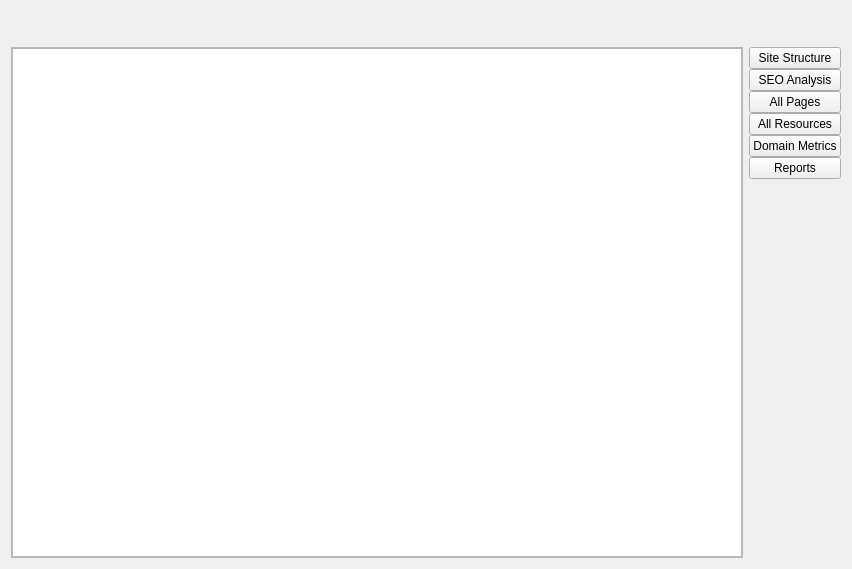
<?xml version="1.0" encoding="UTF-8"?>
<ui version="4.0">
 <class>NavigationPanel</class>
 <widget class="QWidget" name="NavigationPanel">
  <property name="geometry">
   <rect>
    <x>0</x>
    <y>0</y>
    <width>852</width>
    <height>569</height>
   </rect>
  </property>
  <property name="windowTitle">
   <string>Form</string>
  </property>
  <layout class="QGridLayout" name="gridLayout">
   <item row="1" column="0">
    <widget class="QStackedWidget" name="mainGuiStackedWidget">
     <property name="frameShape">
      <enum>QFrame::StyledPanel</enum>
     </property>
     <property name="frameShadow">
      <enum>QFrame::Raised</enum>
     </property>
     <property name="lineWidth">
      <number>0</number>
     </property>
     <property name="currentIndex">
      <number>0</number>
     </property>
     <widget class="QWidget" name="crawlingPage">
      <layout class="QGridLayout" name="gridLayout_6">
       <property name="leftMargin">
        <number>0</number>
       </property>
       <property name="topMargin">
        <number>0</number>
       </property>
       <property name="rightMargin">
        <number>0</number>
       </property>
       <property name="bottomMargin">
        <number>0</number>
       </property>
       <property name="spacing">
        <number>0</number>
       </property>
       <item row="0" column="0">
        <widget class="QuickieWebBot::GridView" name="crawlingGridView">
         <property name="frameShape">
          <enum>QFrame::StyledPanel</enum>
         </property>
         <property name="sizeAdjustPolicy">
          <enum>QAbstractScrollArea::AdjustIgnored</enum>
         </property>
         <property name="gridStyle">
          <enum>Qt::SolidLine</enum>
         </property>
         <attribute name="horizontalHeaderHighlightSections">
          <bool>false</bool>
         </attribute>
         <attribute name="verticalHeaderVisible">
          <bool>false</bool>
         </attribute>
         <attribute name="verticalHeaderHighlightSections">
          <bool>true</bool>
         </attribute>
        </widget>
       </item>
      </layout>
     </widget>
     <widget class="QuickieWebBot::ErrorsFilterWidget" name="errorsFilterPage">
      <layout class="QHBoxLayout" name="horizontalLayout"/>
     </widget>
     <widget class="QWidget" name="allResourcesWidget">
      <layout class="QVBoxLayout" name="verticalLayout_4"/>
     </widget>
     <widget class="QWidget" name="domainMetricsWidget"/>
     <widget class="QWidget" name="reportsWidget"/>
    </widget>
   </item>
   <item row="1" column="1">
    <widget class="QWidget" name="navigationControlWidget" native="true">
     <layout class="QVBoxLayout" name="verticalLayout">
      <property name="spacing">
       <number>0</number>
      </property>
      <property name="leftMargin">
       <number>0</number>
      </property>
      <property name="topMargin">
       <number>0</number>
      </property>
      <property name="rightMargin">
       <number>0</number>
      </property>
      <property name="bottomMargin">
       <number>0</number>
      </property>
      <item>
       <widget class="QWidget" name="widget" native="true">
        <layout class="QVBoxLayout" name="verticalLayout_2">
         <property name="spacing">
          <number>0</number>
         </property>
         <property name="leftMargin">
          <number>0</number>
         </property>
         <property name="topMargin">
          <number>0</number>
         </property>
         <property name="rightMargin">
          <number>0</number>
         </property>
         <property name="bottomMargin">
          <number>0</number>
         </property>
         <item>
          <widget class="QPushButton" name="siteStructureButton">
           <property name="text">
            <string>Site Structure</string>
           </property>
          </widget>
         </item>
         <item>
          <widget class="QWidget" name="siteStructurePanel" native="true">
           <layout class="QVBoxLayout" name="verticalLayout_5">
            <property name="spacing">
             <number>0</number>
            </property>
            <property name="leftMargin">
             <number>0</number>
            </property>
            <property name="topMargin">
             <number>0</number>
            </property>
            <property name="rightMargin">
             <number>0</number>
            </property>
            <property name="bottomMargin">
             <number>0</number>
            </property>
            <item>
             <widget class="QPushButton" name="seoAnalysisButton">
              <property name="text">
               <string>SEO Analysis</string>
              </property>
              <property name="childElement" stdset="0">
               <bool>true</bool>
              </property>
              <property name="selected" stdset="0">
               <bool>true</bool>
              </property>
             </widget>
            </item>
            <item>
             <widget class="QPushButton" name="allPagesButton">
              <property name="text">
               <string>All Pages</string>
              </property>
              <property name="childElement" stdset="0">
               <bool>true</bool>
              </property>
             </widget>
            </item>
            <item>
             <widget class="QPushButton" name="allResourcesButton">
              <property name="text">
               <string>All Resources</string>
              </property>
              <property name="childElement" stdset="0">
               <bool>true</bool>
              </property>
             </widget>
            </item>
           </layout>
          </widget>
         </item>
         <item>
          <widget class="QPushButton" name="domainMetricsButton">
           <property name="text">
            <string>Domain Metrics</string>
           </property>
          </widget>
         </item>
         <item>
          <widget class="QPushButton" name="reportsButton">
           <property name="text">
            <string>Reports</string>
           </property>
          </widget>
         </item>
         <item>
          <spacer name="verticalSpacer">
           <property name="orientation">
            <enum>Qt::Vertical</enum>
           </property>
           <property name="sizeHint" stdset="0">
            <size>
             <width>20</width>
             <height>40</height>
            </size>
           </property>
          </spacer>
         </item>
        </layout>
       </widget>
      </item>
     </layout>
    </widget>
   </item>
   <item row="0" column="0" colspan="2">
    <widget class="QuickieWebBot::ControlPanelWidget" name="widget" native="true">
     <property name="minimumSize">
      <size>
       <width>0</width>
       <height>30</height>
      </size>
     </property>
    </widget>
   </item>
  </layout>
  <zorder>navigationControlWidget</zorder>
  <zorder>mainGuiStackedWidget</zorder>
  <zorder>widget</zorder>
 </widget>
 <customwidgets>
  <customwidget>
   <class>QuickieWebBot::GridView</class>
   <extends>QTableView</extends>
   <header location="global">grid_view.h</header>
  </customwidget>
  <customwidget>
   <class>QuickieWebBot::ControlPanelWidget</class>
   <extends>QWidget</extends>
   <header>control_panel_widget.h</header>
   <container>1</container>
  </customwidget>
  <customwidget>
   <class>QuickieWebBot::ErrorsFilterWidget</class>
   <extends>QWidget</extends>
   <header location="global">errors_filter_widget.h</header>
   <container>1</container>
  </customwidget>
 </customwidgets>
 <resources/>
 <connections/>
</ui>
